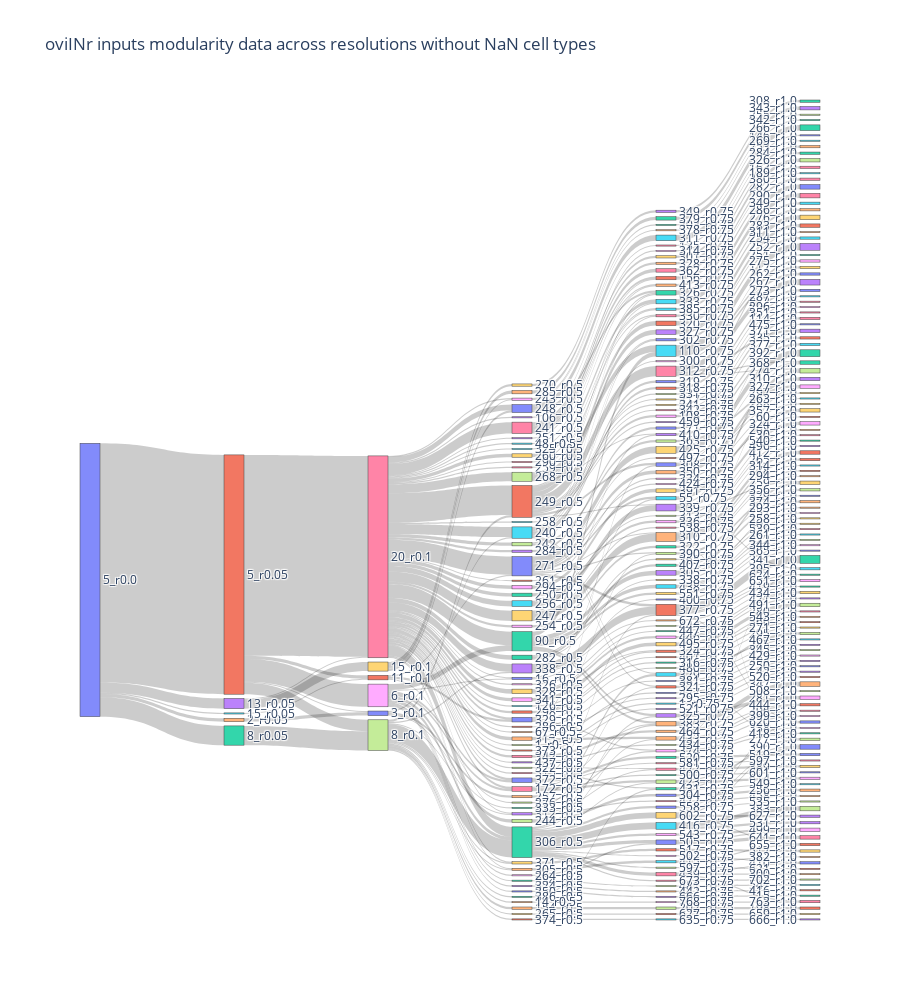

The notebook cell saved with this chart:
### Code cell
from viz_functions import create_Sankey_fig
create_Sankey_fig(pretest,'oviINr inputs modularity data across resolutions without NaN cell types')

### Figure 1 — Plotly figure (JSON) as saved in the notebook; plotly's stock layout.template omitted (floating-point values rounded to 4 significant figures; data arrays with more than 128 entries replaced by an {"elided": "..."} marker saying what was removed)
{"data": [{"link": {"source": {"elided": "376 int values"}, "target": {"elided": "376 int values"}, "value": {"elided": "376 int values"}}, "node": {"label": {"elided": "309 str values"}, "pad": 15, "thickness": 20}, "type": "sankey"}], "layout": {"height": 1000, "title": {"text": "oviINr inputs modularity data across resolutions without NaN cell types"}}}
